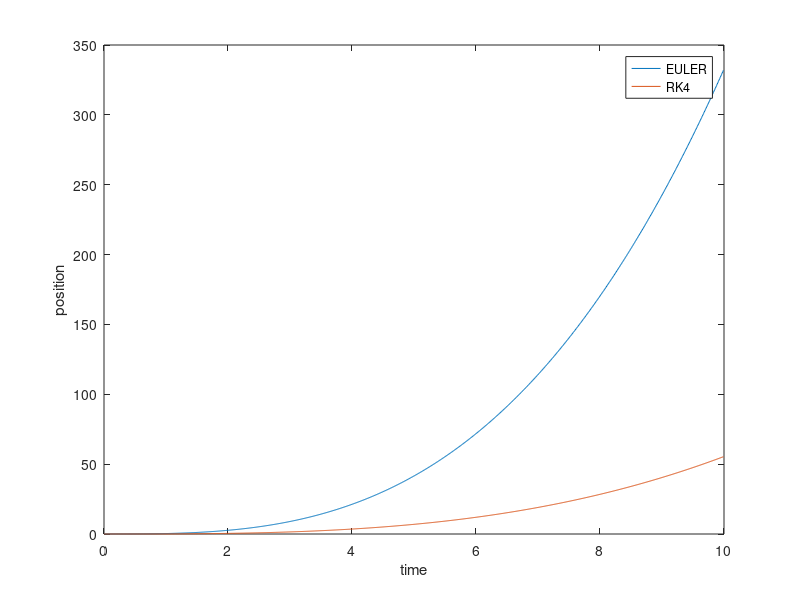

Recreate this plot in MATLAB.
clear;
h = 0.01;
x1(1) = 0;
x2(1) = 0;
t(1) = 0;
f = @(t,x) t^2;
i = 1;
while i < 1000;
  #EULER
  x1(i+1) = x1(i)+h*f(t(i), x1(i));
  
  #RK4
  k1 = h*f(t(i), x2(i));
  k2 = h*f(t(i)+h/2, x2(i)+k1/2);
  k3 = h*f(t(i)+h/2, x2(i)+k2/2);
  k4 = h*f(t(i)+h, x2(i)+k3);
  
  x2(i+1) = x2(i)+(h/6)*f(t(i), x2(i));
  t(i+1) = t(i)+h;
  
  i++;
endwhile
m1=plot(t, x1);
hold on;
m2=plot(t, x2);
legend("EULER", "RK4");
xlabel('time');
ylabel('position');